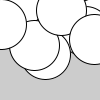
Frame 1 (no input)
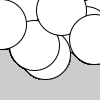
Frame 60 (the mouse pressed at the canvas centre just before this capture)
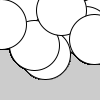
Frame 120 (the mouse held since frame 60 and released just before this capture)

The Processing sketch that drew these frames (run headless with seeded random() and noise(); from frame 60 on, the mouse is pressed at the canvas centre):

// Processing sketch: sketch_arrays
// ── sketch_arrays.pde
//array 
//[] indicate tha's an array
//arays have index 0 (empieza a contar desde 0, 1, 2, n)
int X [] = {9, 5, 7, 2, 4};
float Y [] = new float [10];
float Z [] = new float [10];

void setup() {
  println( X[0] );
  for(int i = 0 ; i < 10; i = i + 1){
    Y[i] =random (0, width);
    Z[i]=random (0,height);
  }
}



void draw() {
  for(int i = 0 ; i < 10; i = i + 1){
    ellipse (Y[i], Z[i], 50, 50);
    
}
}
